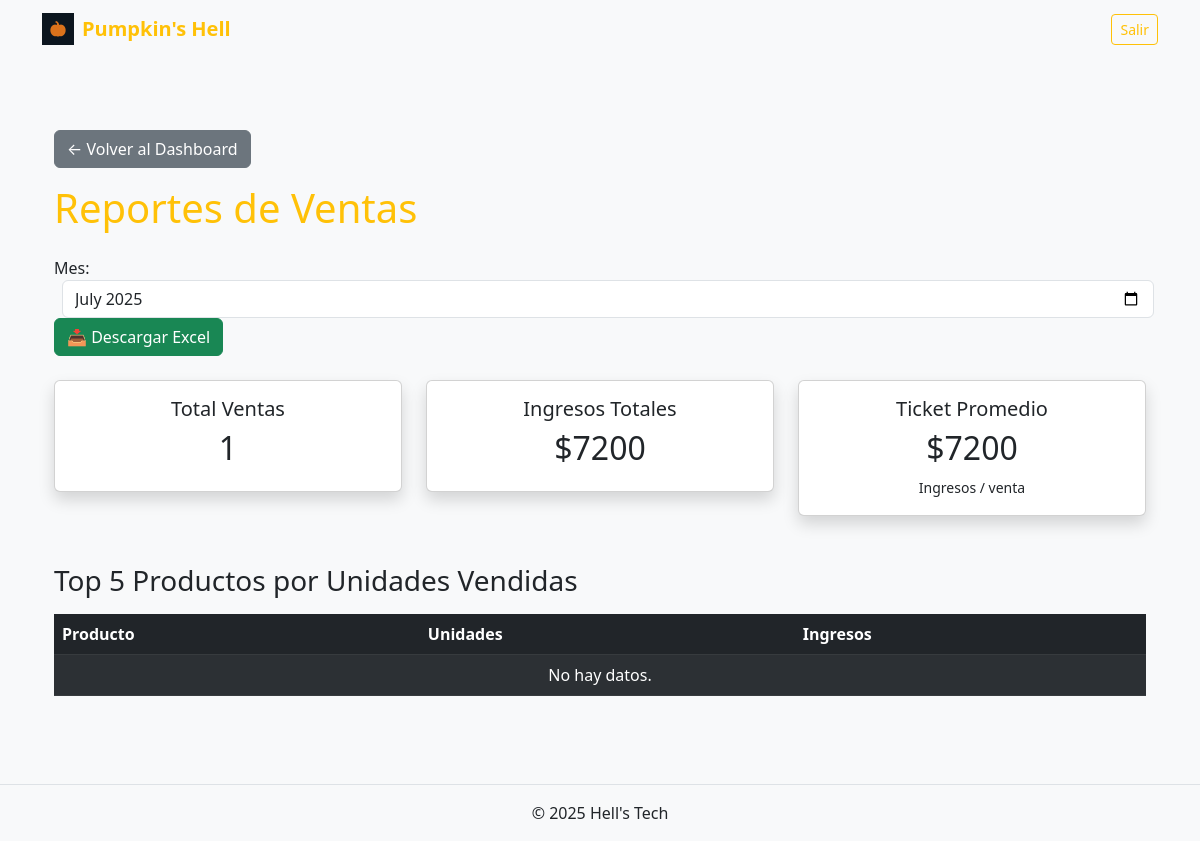
/jefe/reportes/ (signed in), run on an earlier commit of the app's database.
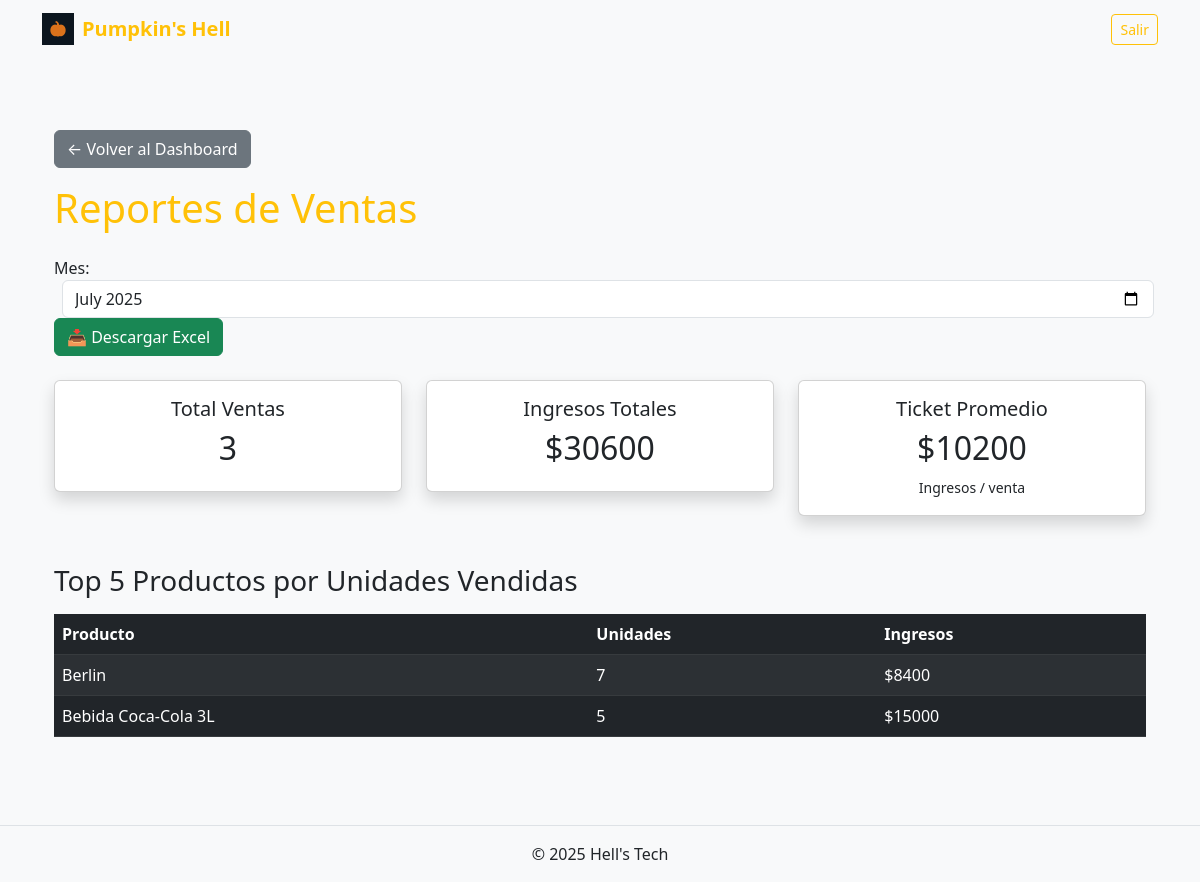
And on a later commit of the database.
### ventas/models.py (models this page shows, shortened)
class Producto(models.Model):
    nombre    = models.CharField(max_length=100, unique=True)
    precio    = models.PositiveIntegerField(verbose_name="Precio")
    stock     = models.PositiveIntegerField(default=0)
    proveedor = models.ForeignKey('Proveedor', on_delete=models.PROTECT, related_name='productos')
    activo    = models.BooleanField(default=True)

### ventas/views.py (the view)
# urls.py: path("jefe/reportes/", reportes_ventas, name="reportes_ventas"),
@never_cache
@login_required(login_url='login')
@user_passes_test(lambda u: u.groups.filter(name='Jefe').exists(), login_url='login')
def reportes_ventas(request):
    today = timezone.now()
    total_ventas    = Venta.objects.count()
    ingresos        = Venta.objects.aggregate(total=Sum('total'))['total'] or 0
    ticket_promedio = (ingresos / total_ventas) if total_ventas else 0
    top_products = (
        DetalleVenta.objects
        .values('producto__nombre')
        .annotate(
            unidades_vendidas=Sum('cantidad'),
            ingresos=Sum(
                ExpressionWrapper(F('cantidad') * F('precio'),
                                  output_field=FloatField())
            )
        )
        .order_by('-unidades_vendidas')[:5]
    )
    context = {
        'total_ventas':    total_ventas,
        'ingresos':        ingresos,
        'ticket_promedio': ticket_promedio,
        'top_products':    top_products,
        'today':           today,   # para <input type="month">
    }
    return render(request, 'ventas/jefe/reportes_ventas.html', context)

### ventas/context_processors.py (called while the page is built)
def roles(request):
    ctx = {}
    user = request.user
    if user.is_authenticated:
        grupos = set(user.groups.values_list('name', flat=True))
        ctx['es_jefe']      = 'Jefe'      in grupos
        ctx['es_bodeguero'] = 'Bodeguero' in grupos
        ctx['es_cajero']    = 'Cajero'    in grupos
    return ctx

### ventas/templates/ventas/jefe/reportes_ventas.html (shortened to what this page needs)
{% extends "base.html" %}
{% block content %}
<div class="container py-4">
  {% if es_jefe %}
    <a href="{% url 'dashboard_jefe' %}" class="btn btn-secondary mb-3">
      ← Volver al Dashboard
    </a>
  {% endif %}
  <h1 class="mb-4 text-warning">Reportes de Ventas</h1>
    <form method="get" action="{% url 'exportar_excel' %}" class="form-inline mb-4">
      <label for="month">Mes:</label>
      <input
        type="month"
        id="month"
        name="month"
        class="form-control mx-2"
        max="{{ today|date:'Y-m' }}"
        value="{{ request.GET.month|default:today|date:'Y-m' }}"
      />
      <button type="submit" class="btn btn-success">
        📥 Descargar Excel
      </button>
    </form>
  <div class="row g-4 mb-5">
    <div class="col-md-4">
      <div class="card text-center shadow">
        <div class="card-body">
          <h5 class="card-title">Total Ventas</h5>
          <p class="h2">{{ total_ventas }}</p>
        </div>
      </div>
    </div>
    <div class="col-md-4">
      <div class="card text-center shadow">
        <div class="card-body">
          <h5 class="card-title">Ingresos Totales</h5>
          <p class="h2">${{ ingresos }}</p>
        </div>
      </div>
    </div>
    <div class="col-md-4">
      <div class="card text-center shadow">
        <div class="card-body">
          <h5 class="card-title">Ticket Promedio</h5>
          <p class="h2">${{ ticket_promedio|floatformat:0 }}</p>
          <small>Ingresos / venta</small>
        </div>
      </div>
    </div>
  </div>
  <h3 class="mb-3">Top 5 Productos por Unidades Vendidas</h3>
  <table class="table table-striped table-dark">
    <thead>
      <tr>
        <th>Producto</th>
        <th>Unidades</th>
        <th>Ingresos</th>
      </tr>
    </thead>
    <tbody>
      {% for p in top_products %}
      <tr>
        <td>{{ p.producto__nombre }}</td>
        <td>{{ p.unidades_vendidas }}</td>
        <td>${{ p.ingresos|floatformat:0 }}</td>
      </tr>
      {% empty %}
      <tr>
        <td colspan="3" class="text-center">No hay datos.</td>
      </tr>
      {% endfor %}
    </tbody>
  </table>
</div>
{% endblock %}

What changed in the data, as far as the page shows it:
added Producto: producto__nombre "Berlin", unidades_vendidas "7", ingresos "8400"
added Producto: producto__nombre "Bebida Coca-Cola 3L", unidades_vendidas "5", ingresos "15000"
Also different on the page:
{{ total_ventas }}: "1" → "3"
{{ ingresos }}: "7200" → "30600"
{{ ticket_promedio|floatformat:0 }}: "7200" → "10200"
text no longer shown: "No hay datos."
